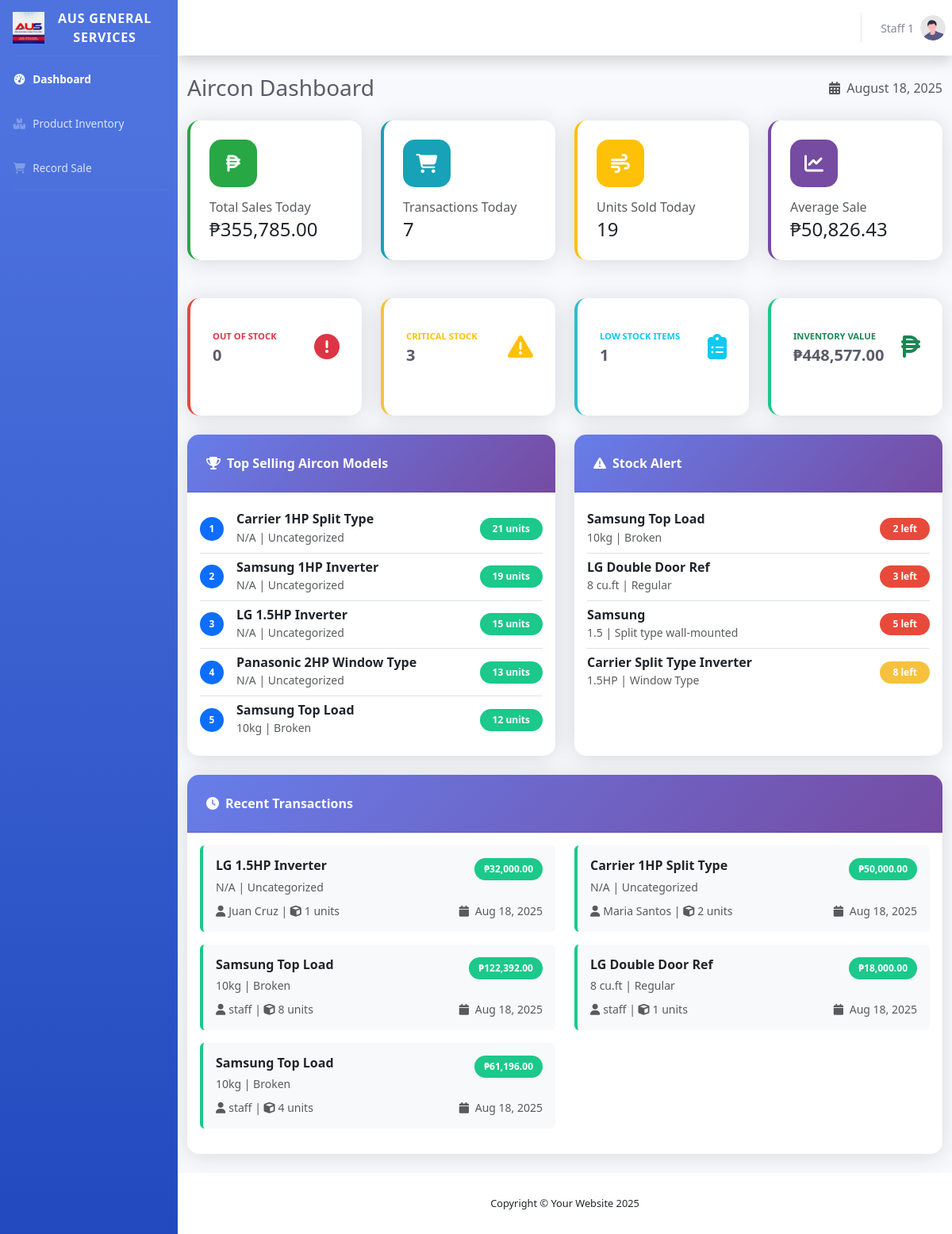
The app's page /employee/index.php (signed in) with its own data.
### tables this page shows
CREATE TABLE `users` (
  `id` int(11) NOT NULL,
  `username` varchar(100) NOT NULL,
  `full_name` varchar(255) NOT NULL,
  `password` varchar(255) NOT NULL,
  `role` enum('admin','employee') NOT NULL,
  `created_at` datetime DEFAULT current_timestamp()
);

CREATE TABLE `products` (
  `id` int(11) NOT NULL,
  `product_name` varchar(150) NOT NULL,
  `capacity` varchar(20) DEFAULT NULL,
  `buying_price` decimal(10,2) NOT NULL,
  `selling_price` decimal(10,2) NOT NULL,
  `quantity` int(11) NOT NULL DEFAULT 0,
  `category_id` int(11) DEFAULT NULL,
  `created_at` timestamp NOT NULL DEFAULT current_timestamp(),
  `updated_at` timestamp NOT NULL DEFAULT current_timestamp() ON UPDATE current_timestamp(),
  `brand_id` int(11) DEFAULT NULL
);

CREATE TABLE `category` (
  `category_id` int(11) NOT NULL,
  `category_name` varchar(100) NOT NULL,
  `created_at` timestamp NOT NULL DEFAULT current_timestamp()
);

CREATE TABLE `aircon_sales` (
  `sale_id` int(11) NOT NULL,
  `aircon_model` varchar(255) DEFAULT NULL,
  `quantity_sold` int(11) DEFAULT NULL,
  `selling_price` decimal(10,2) DEFAULT NULL,
  `total_amount` decimal(10,2) DEFAULT NULL,
  `date_of_sale` datetime DEFAULT NULL,
  `cashier` varchar(255) DEFAULT NULL
);

### employee/index.php (the view, shortened to what the rows shown need)
<?php
include '../config/conn.php';
$latest_sales = [];
$sql = "SELECT
            a.aircon_model,
            a.quantity_sold,
            a.selling_price,
            a.total_amount,
            a.date_of_sale,
            a.cashier,
            p.capacity,
            c.category_name
        FROM aircon_sales a
        LEFT JOIN products p ON a.aircon_model = p.product_name
        LEFT JOIN category c ON p.category_id = c.category_id
        ORDER BY a.date_of_sale DESC
        LIMIT 5";
$result = $conn->query($sql);
while ($row = $result->fetch_assoc()) {
    $latest_sales[] = $row;
}
$low_stock_products = [];
$sql = "SELECT
            p.product_name,
            p.capacity,
            p.quantity,
            p.selling_price,
            c.category_name
        FROM products p
        LEFT JOIN category c ON p.category_id = c.category_id
        WHERE p.quantity <= 10
        ORDER BY p.quantity ASC
        LIMIT 5";
$result = $conn->query($sql);
while ($row = $result->fetch_assoc()) {
    $low_stock_products[] = $row;
}
?>
<!DOCTYPE html>
<html lang="en">
<head>
    <link href="../vendor/fontawesome-free/css/all.min.css" rel="stylesheet" type="text/css">
    <link href="../css/sb-admin-2.min.css" rel="stylesheet">
    <link href="https://cdn.datatables.net/1.13.6/css/dataTables.bootstrap4.min.css" rel="stylesheet">
    <link href="https://cdn.jsdelivr.net/npm/bootstrap@5.3.3/dist/css/bootstrap.min.css" rel="stylesheet">
    <link rel="stylesheet" href="https://cdnjs.cloudflare.com/ajax/libs/font-awesome/6.5.1/css/all.min.css">
    <link rel="stylesheet" href="css/employee.css">
</head>
<body id="page-top">
<div id="wrapper">
    <div id="content-wrapper" class="d-flex flex-column">
        <div id="content">
            <?php include('includes/topbar.php'); ?>
                <div class="container-fluid">
                    <div class="d-sm-flex align-items-center justify-content-between mb-4">
                        <h1 class="h3 mb-0 text-gray-800">Aircon Dashboard</h1>
                    </div>
                    <div class="row mb-4">
                        <div class="col-lg-6">
                            <div class="card h-100">
                                <div class="card-body">
                                    <?php if (empty($low_stock_products)): ?>
                                        <div class="text-center text-muted py-4">
                                            <i class="fas fa-check-circle fa-3x mb-3 text-success"></i>
                                            <p>All products have adequate stock</p>
                                        </div>
                                    <?php else: ?>
                                        <?php foreach ($low_stock_products as $index => $product): ?>
                                            <div class="d-flex justify-content-between align-items-center py-2 <?php echo $index < count($low_stock_products) - 1 ? 'border-bottom' : ''; ?>">
                                                <div>
                                                    <h6 class="mb-0 font-weight-bold"><?php echo htmlspecialchars($product['product_name']); ?></h6>
                                                    <small class="text-muted">
                                                        <?php echo htmlspecialchars($product['capacity'] ?? 'N/A'); ?> |
                                                        <?php echo htmlspecialchars($product['category_name'] ?? 'Uncategorized'); ?>
                                                    </small>
                                                </div>
                                                <div class="text-right">
                                                    <?php
                                                    $quantity = $product['quantity'];
                                                    $badge_class = 'badge-danger';
                                                    if ($quantity > 5) $badge_class = 'badge-warning';
                                                    ?>
                                                    <span class="badge <?php echo $badge_class; ?> badge-pill px-3 py-2">
                                                        <?php echo $quantity; ?> left
                                                    </span>
                                                </div>
                                            </div>
                                        <?php endforeach; ?>
                                    <?php endif; ?>
                                </div>
                            </div>
                        </div>
                    </div>
                    <div class="row mb-4">
                        <div class="col-12">
                            <div class="card">
                                <div class="card-body">
                                    <?php if (empty($latest_sales)): ?>
                                        <div class="text-center text-muted py-4">
                                            <i class="fas fa-receipt fa-3x mb-3"></i>
                                            <p>No recent transactions</p>
                                        </div>
                                    <?php else: ?>
                                        <div class="row">
                                            <?php foreach ($latest_sales as $sale): ?>
                                                <div class="col-lg-6 mb-3">
                                                    <div class="p-3 bg-light rounded border-left border-left-success">
                                                        <div class="d-flex justify-content-between align-items-start mb-2">
                                                            <div>
                                                                <h6 class="mb-1 font-weight-bold text-dark"><?php echo htmlspecialchars($sale['aircon_model']); ?></h6>
                                                                <small class="text-muted">
                                                                    <?php echo htmlspecialchars($sale['capacity'] ?? 'N/A'); ?> |
                                                                    <?php echo htmlspecialchars($sale['category_name'] ?? 'Uncategorized'); ?>
                                                                </small>
                                                            </div>
                                                            <span class="badge badge-success">₱<?php echo number_format($sale['total_amount'], 2); ?></span>
                                                        </div>
                                                        <div class="d-flex justify-content-between align-items-center">
                                                            <small class="text-muted">
                                                                <i class="fas fa-user mr-1"></i><?php echo htmlspecialchars($sale['cashier']); ?> |
                                                                <i class="fas fa-cube mr-1"></i><?php echo $sale['quantity_sold']; ?> units
                                                            </small>
                                                            <small class="text-muted">
                                                                <i class="fas fa-calendar mr-1"></i>
                                                                <?php echo date("M d, Y ", strtotime($sale['date_of_sale'])); ?>
                                                            </small>
                                                        </div>
                                                    </div>
                                                </div>
                                            <?php endforeach; ?>
                                        </div>
                                    <?php endif; ?>
                                </div>
                            </div>
                        </div>
                    </div>
                </div>
            </div>
        <?php include('includes/footer.php'); ?>
    </div>
</div>
</body>
</html>

### employee/includes/topbar.php (shortened to what the rows shown need)
<?php
include '../config/conn.php';
$user_id = $_SESSION['id'];
$user_sql = "SELECT full_name, username FROM users WHERE id = ?";
$stmt = $conn->prepare($user_sql);
$stmt->bind_param("i", $user_id);
$stmt->execute();
$user_result = $stmt->get_result();
$user = $user_result->fetch_assoc();
?>
<div id="content-wrapper" class="d-flex flex-column">
<div id="content">
    <nav class="navbar navbar-expand navbar-light bg-white topbar mb-4 static-top shadow">
        <ul class="navbar-nav ml-auto">
            <li class="nav-item dropdown no-arrow">
                <a class="nav-link dropdown-toggle" href="#" id="userDropdown" role="button"
                    data-toggle="dropdown" aria-haspopup="true" aria-expanded="false">
                    <span class="mr-2 d-none d-lg-inline text-gray-600 small">
                        <?= htmlspecialchars($user['full_name']); ?>
                    </span>
                    <img class="img-profile rounded-circle" src="../img/undraw_profile.svg">
                </a>
            </li>
        </ul>
    </nav>

### records on screen
users: full_name "Staff 1"
products: product_name "Samsung Top Load", capacity "10kg", category.category_name "Broken", quantity "2"
products: product_name "LG Double Door Ref", capacity "8 cu.ft", category.category_name "Regular", quantity "3"
products: product_name "Samsung", capacity "1.5", category.category_name "Split type wall-mounted", quantity "5"
products: product_name "Carrier Split Type Inverter", capacity "1.5HP", category.category_name "Window Type", quantity "8"
aircon_sales: aircon_model "LG 1.5HP Inverter", capacity "N/A", category_name "Uncategorized", total_amount "32,000.00", cashier "Juan Cruz", quantity_sold "1", date_of_sale "Aug 18, 2025"
aircon_sales: aircon_model "Carrier 1HP Split Type", capacity "N/A", category_name "Uncategorized", total_amount "50,000.00", cashier "Maria Santos", quantity_sold "2", date_of_sale "Aug 18, 2025"
aircon_sales: aircon_model "Samsung Top Load", products.capacity "10kg", category.category_name "Broken", total_amount "122,392.00", cashier "staff", quantity_sold "8", date_of_sale "Aug 18, 2025"
aircon_sales: aircon_model "LG Double Door Ref", products.capacity "8 cu.ft", category.category_name "Regular", total_amount "18,000.00", cashier "staff", quantity_sold "1", date_of_sale "Aug 18, 2025"
aircon_sales: aircon_model "Samsung Top Load", products.capacity "10kg", category.category_name "Broken", total_amount "61,196.00", cashier "staff", quantity_sold "4", date_of_sale "Aug 18, 2025"

### other values on screen
$stats['total_sales_today'] "355,785.00"
$stats['transactions_today'] "7"
$stats['units_sold_today'] "19"
$stats['average_sale'] "50,826.43"
$stats['out_of_stock'] "0"
$stats['critical_stock'] "3"
$stats['low_stock'] "1"
$stats['total_value'] "448,577.00"
$product['aircon_model'] "Carrier 1HP Split Type"
$product['capacity'] "N/A"
$product['category_name'] "Uncategorized"
$product['total_sold'] "21"
$product['aircon_model'] "Samsung 1HP Inverter"
$product['total_sold'] "19"
$product['aircon_model'] "LG 1.5HP Inverter"
